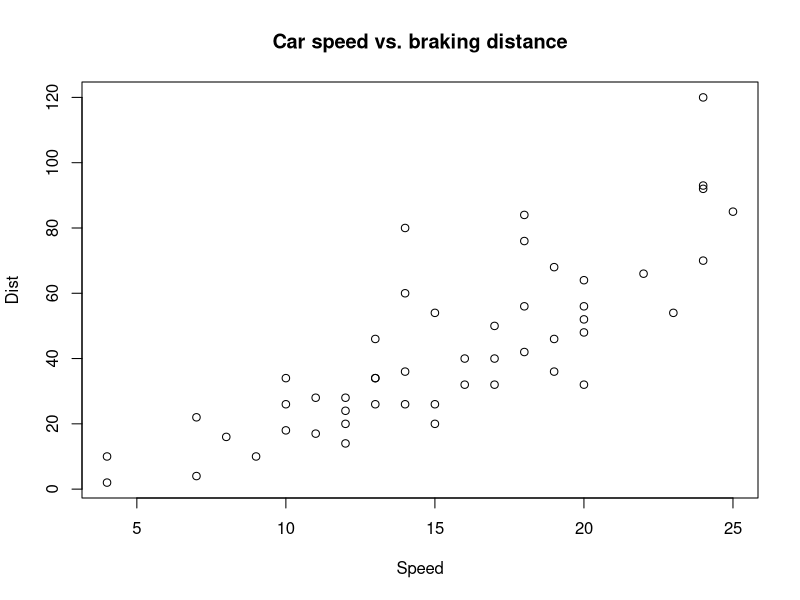
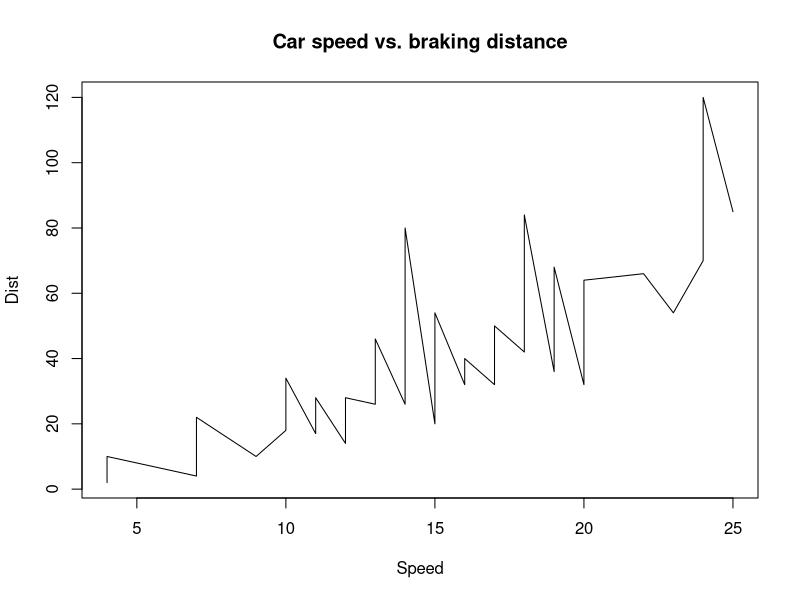
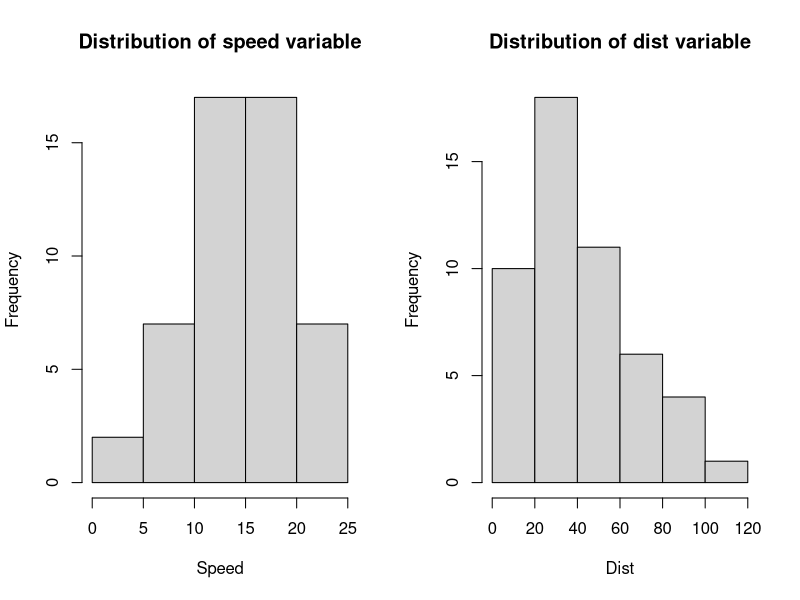
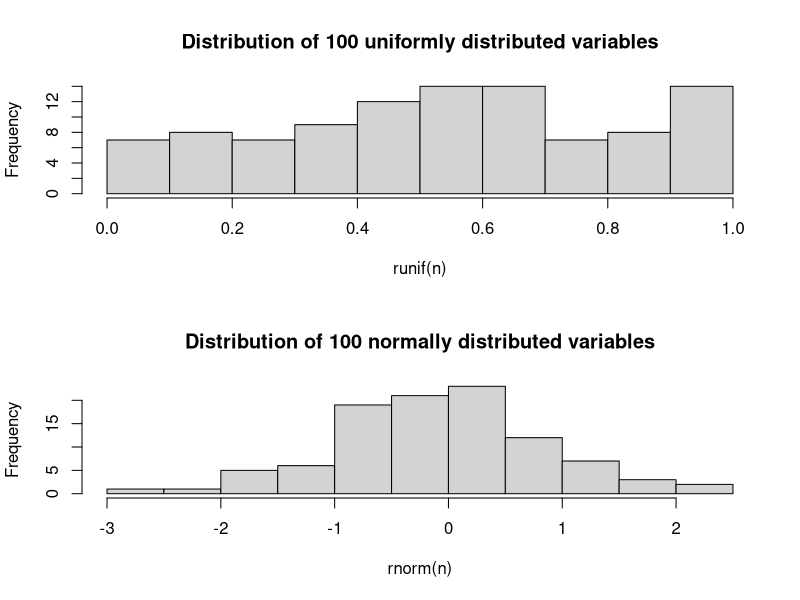
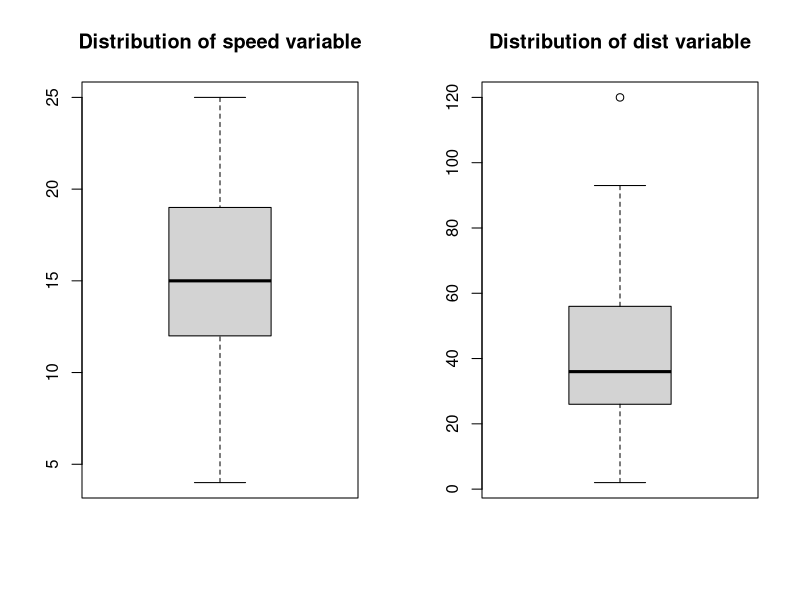
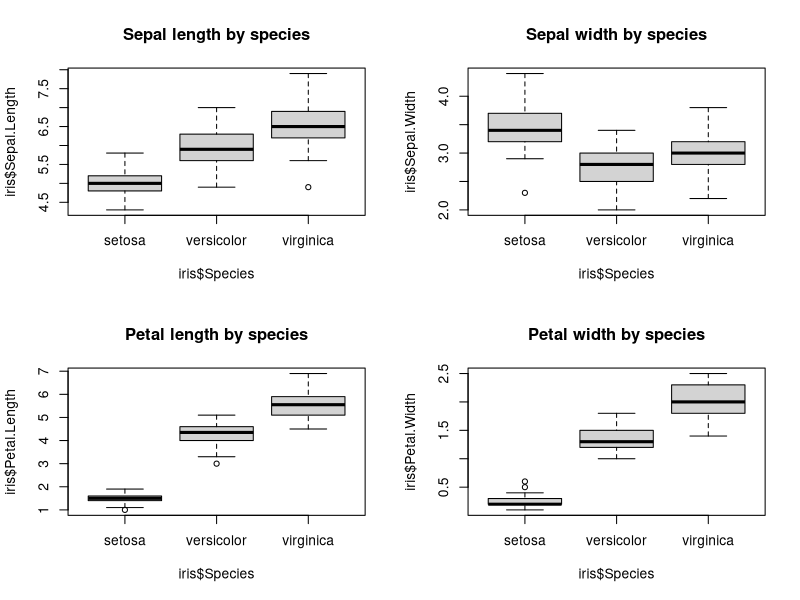
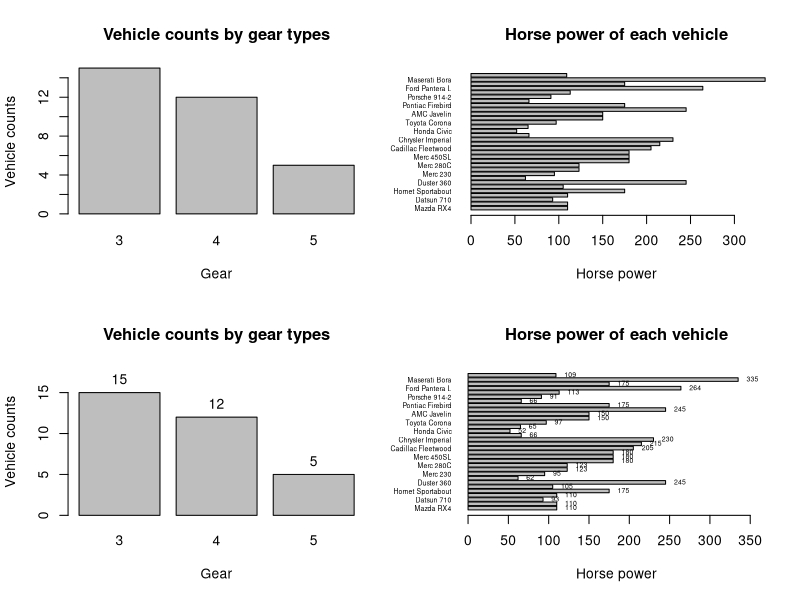

R code for these plots, in order:
## ---- chunk 1
knitr::opts_chunk$set(echo = TRUE, results = 'hide', warning = FALSE)
## ---- chunk 2
cars
iris
mtcars

?cars #help(cars)
?iris #help(iris)
?mtcars #help(mtcars)
## ---- chunk 3
head(cars)
tail(cars)
dim(cars)
nrow(cars)
ncol(cars)
summary(cars)
str(cars)
## ---- chunk 4
plot(cars$speed, cars$dist, main = "Car speed vs. braking distance", xlab = "Speed", ylab = "Dist")
## ---- chunk 5
plot(cars$speed, cars$dist, type = "l", main = "Car speed vs. braking distance", xlab = "Speed", ylab = "Dist")
## ---- chunk 6
par(mfrow = c(1, 2)) # 建立一個 1x2 的網格畫布
hist(cars$speed, main = "Distribution of speed variable", xlab = "Speed")
hist(cars$dist, main = "Distribution of dist variable", xlab = "Dist")
## ---- chunk 7
n = 100
par(mfrow = c(2, 1)) # 建立一個 1x2 的網格畫布
hist(runif(n), main = paste("Distribution of", n, "uniformly distributed variables")) # 試著增加隨機數的個數 n
hist(rnorm(n), main = paste("Distribution of", n, "normally distributed variables")) # 試著增加隨機數的個數 n
## ---- chunk 8
par(mfrow = c(1, 2))
boxplot(cars$speed, main = "Distribution of speed variable")
boxplot(cars$dist, main = "Distribution of dist variable")
## ---- chunk 9
str(iris)
par(mfrow = c(2, 2))
boxplot(iris$Sepal.Length ~ iris$Species, main = "Sepal length by species")
boxplot(iris$Sepal.Width ~ iris$Species, main = "Sepal width by species")
boxplot(iris$Petal.Length ~ iris$Species, main = "Petal length by species")
boxplot(iris$Petal.Width ~ iris$Species, main = "Petal width by species")
## ---- chunk 10
str(mtcars)
table(factor(mtcars$gear))
barplot(table(factor(mtcars$gear)), main = "Vehicle counts by gear types", xlab = "Gear", ylab = "Vehicle counts")
## ---- chunk 11
vehicle_names <- row.names(mtcars)
barplot(mtcars$hp, names = vehicle_names, main = "Horse power of each vehicle", xlab = "Horse power", horiz = TRUE, las = 1, cex.names = 0.5)
## ---- chunk 12
y_lim <- c(0, 1.2 * max(table(mtcars$gear)))
bar_plt <- barplot(table(mtcars$gear), main = "Vehicle counts by gear types", xlab = "Gear", ylab = "Vehicle counts", ylim = y_lim)
text(x = bar_plt, y = table(mtcars$gear), label = table(mtcars$gear), pos = 3)
## ---- chunk 13
vehicle_names <- row.names(mtcars)
x_lim <- c(0, 1.1 * max(mtcars$hp))
bar_plt <- barplot(mtcars$hp, names = vehicle_names, main = "Horse power of each vehicle", xlab = "Horse power", horiz = TRUE, las = 1, cex.names = 0.5, xlim = x_lim)
text(x = mtcars$hp, y = bar_plt, label = mtcars$hp, pos = 4, cex = 0.5)
